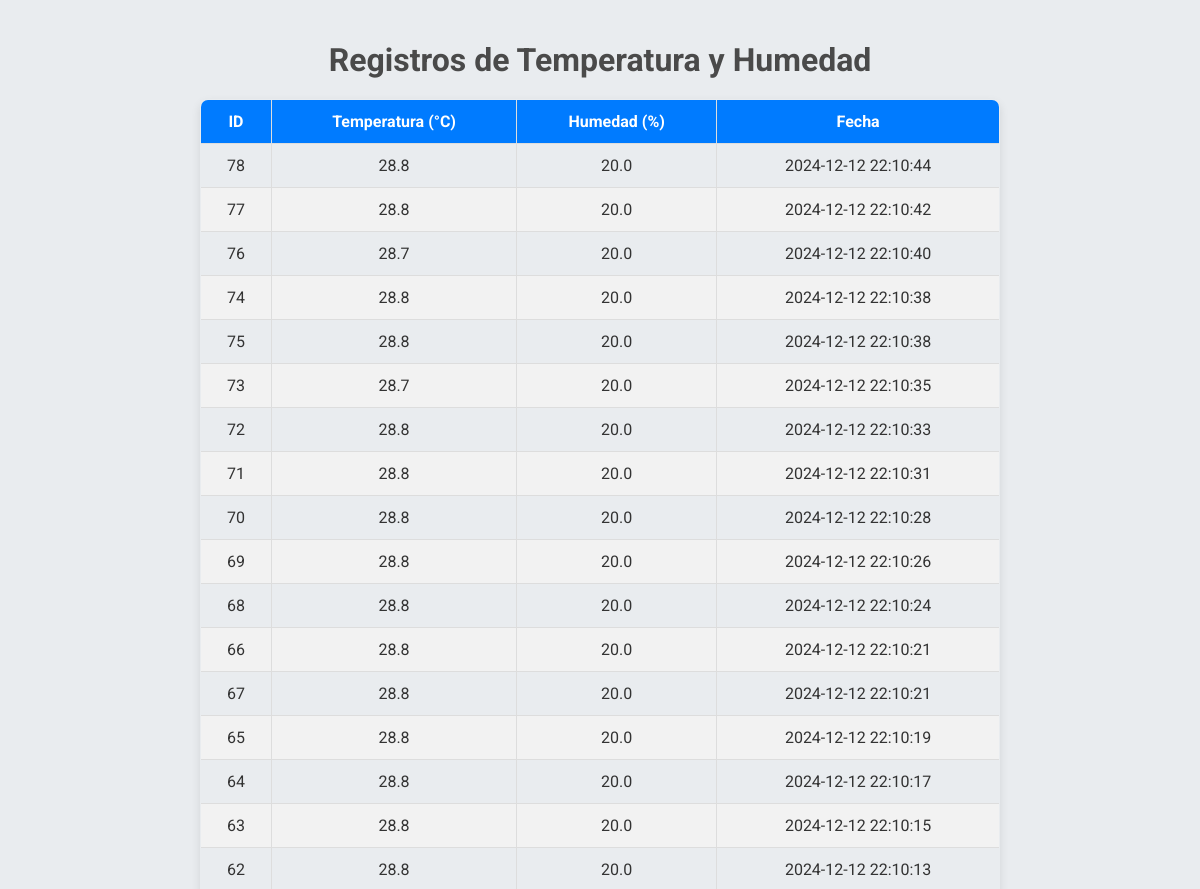
Page /ver_registros (upper part) on the earlier database version.
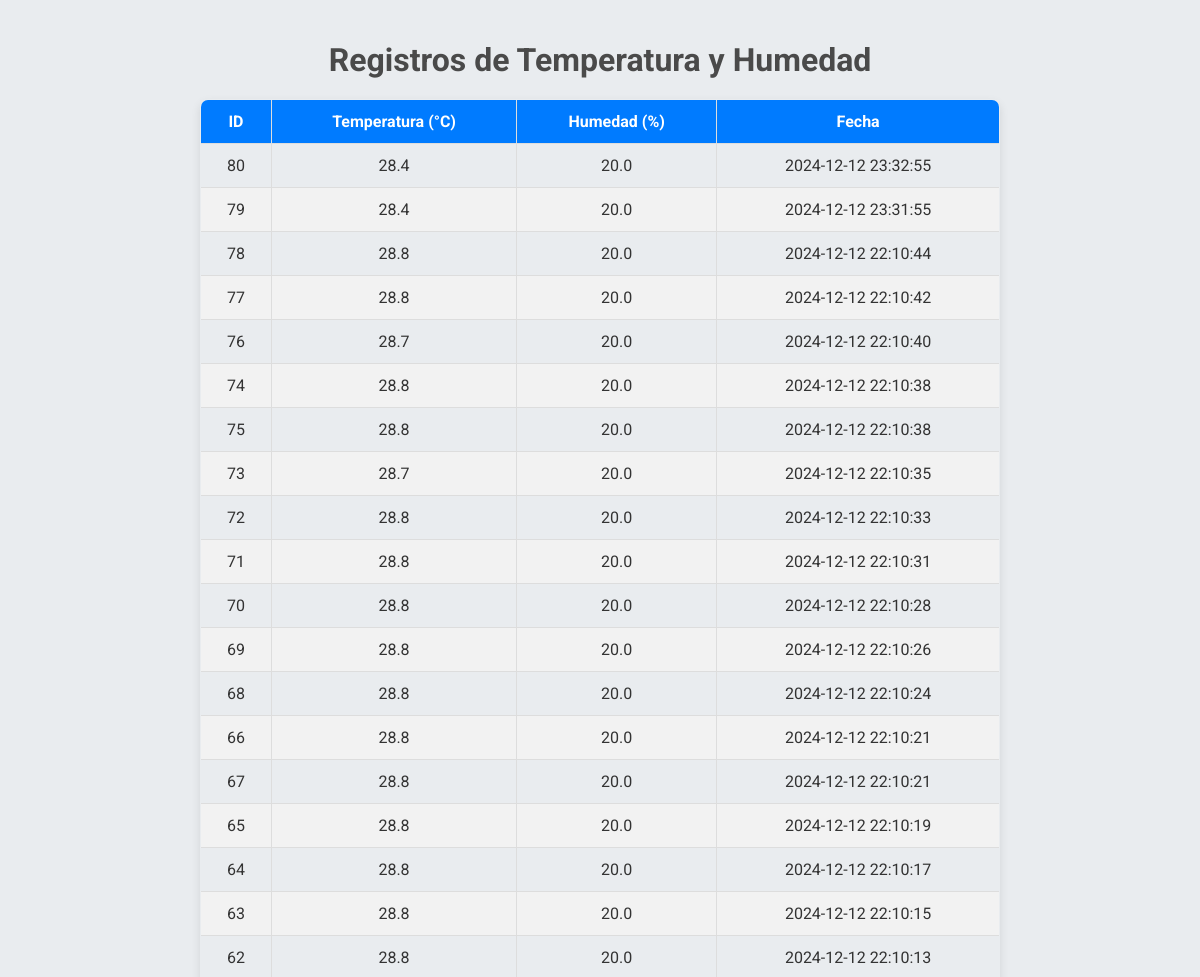
Same page on the later database version.
### tables this page shows
CREATE TABLE registros (
            id INTEGER PRIMARY KEY AUTOINCREMENT,
            temperatura REAL,
            humedad REAL,
            fecha TEXT
        );

### app.py (the view)
@app.route('/ver_registros')
def ver_registros():
    conn = conectar_db()
    cursor = conn.cursor()
    cursor.execute("SELECT * FROM registros ORDER BY fecha DESC")
    registros = cursor.fetchall()
    conn.close()
    return render_template('registros.html', registros=registros)

### app.py (called while the page is built)
def conectar_db():
    conn = sqlite3.connect('datos.db')
    return conn

### templates/registros.html (shortened to what this page needs)
<!DOCTYPE html>
<html lang="es">
<head>
</head>
<body>
    <h1>Registros de Temperatura y Humedad</h1>
    <table>
        <thead>
            <tr>
                <th>ID</th>
                <th>Temperatura (°C)</th>
                <th>Humedad (%)</th>
                <th>Fecha</th>
            </tr>
        </thead>
        <tbody>
            {% for registro in registros %}
            <tr>
                <td>{{ registro[0] }}</td>
                <td>{{ registro[1] }}</td>
                <td>{{ registro[2] }}</td>
                <td>{{ registro[3] }}</td>
            </tr>
            {% endfor %}
        </tbody>
    </table>
</body>
</html>

### templates/registros.html (style rules this page uses)
body { font-family: 'Roboto', sans-serif; background-color: #e9ecef; color: #333; padding: 20px; margin: 0; }
h1 { text-align: center; margin-bottom: 20px; color: #4a4a4a; }
table { width: 90%; max-width: 800px; margin: 20px auto; border-collapse: collapse; box-shadow: 0 4px 10px rgba(0, 0, 0, 0.1); border-radius: 8px; overflow: hidden; }
table, th, td { border: 1px solid #ddd; }
th, td { padding: 12px; text-align: center; }
th { background-color: #007bff; color: white; font-weight: 700; }
tr:nth-child(even) { background-color: #f2f2f2; }

Differences in the rows shown:
added registros: id "80", temperatura "28.4", humedad "20.0", fecha "2024-12-12 23:32:55"
added registros: id "79", temperatura "28.4", humedad "20.0", fecha "2024-12-12 23:31:55"
